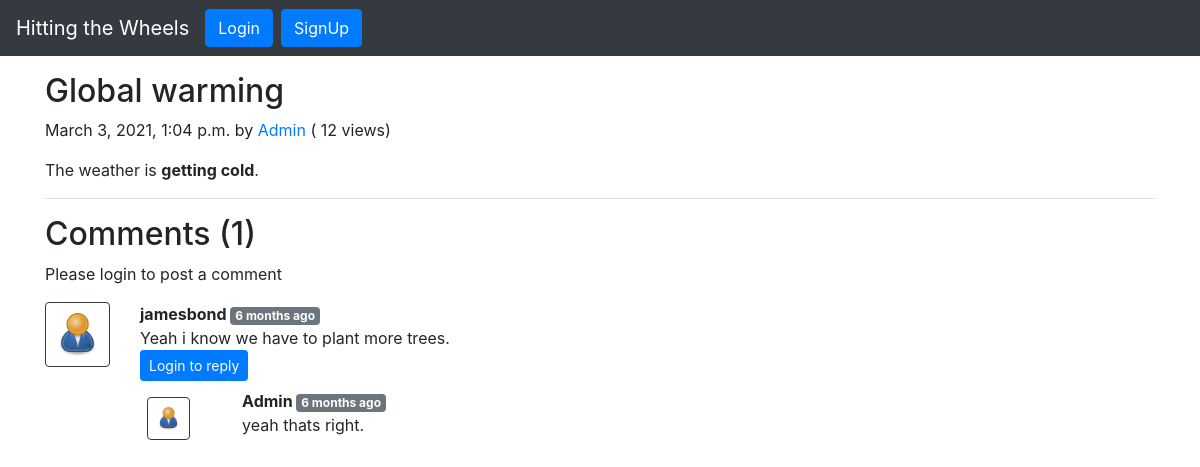
The page /blog/last_post on the database its author committed.
### blog/models.py (models this page shows, shortened)
class Post(models.Model):
    sno=models.AutoField(primary_key=True)
    title=models.CharField(max_length=255)
    author=models.CharField(max_length=14)
    slug=models.CharField(max_length=130)
    views= models.IntegerField(default=0)
    timeStamp=models.DateTimeField(default=timezone.now)
    content=models.TextField()

class BlogComment(models.Model):
    sno= models.AutoField(primary_key=True)
    comment=models.TextField()
    user=models.ForeignKey(User, on_delete=models.CASCADE)
    post=models.ForeignKey(Post, on_delete=models.CASCADE)
    parent=models.ForeignKey('self',on_delete=models.CASCADE, null=True )
    timestamp= models.DateTimeField(default=now)

### blog/views.py (the view)
# urls.py: path('<str:slug>', views.blogPost, name="blogPost"),
def blogPost(request, slug):
    post=Post.objects.filter(slug=slug).first()
    post.views= post.views +1
    post.save()
    comments= BlogComment.objects.filter(post=post, parent=None)
    replies= BlogComment.objects.filter(post=post).exclude(parent=None)
    replyDict={}
    for reply in replies:
        if reply.parent.sno not in replyDict.keys():
            replyDict[reply.parent.sno]=[reply]
        else:
            replyDict[reply.parent.sno].append(reply)
    context={'post':post, 'comments': comments, 'user': request.user, 'replyDict': replyDict}
    return render(request, "blog/blogPost.html", context)

### blog/templatetags/extras.py (called while the page is built)
@register.filter(name='get_val')
def get_val(dict, key):
    return dict.get(key)

### templates/blog/blogPost.html (shortened to what this page needs)
{% extends 'base.html' %}
{% block body %}
{% load humanize %}
{% load extras %}
<div class="container my-3">
    <h2 class="blog-post-title">{{post.title}}</h2>
    <p class="blog-post-meta">{{post.timeStamp}} by <a href="/about">{{post.author}}</a> (<span > {{post.views}} views</span>)</p>
    <p>{{post.content|safe}}</p>
    <hr>
</div>
<div class="container">
    <h2> Comments ({{comments.count}}) </h2>
    <div class="my-2">
        {% if user.is_authenticated %}
        <form action="/blog/postComment" method="post">
            {% csrf_token %}
            <div class="form-group">
                <label for="exampleInputEmail1">Post Comment </label>
                <input type="text" class="form-control" name="comment" placeholder="Enter comment here">
            </div>
            <input type="hidden" name="postSno" value="{{post.sno}}">
            <input type="hidden" name="parentSno" value="">
            <button type="submit" class="btn btn-primary">Submit</button>
        </form>
        {% else %}
        Please login to post a comment
        {% endif %}
    </div>
    {% for comment in comments %}
    <div class="row my-3">
        <div class="col-md-1  ">
            <img class="rounded mx-auto d-block w-100 border border-dark p-2" src="/static/img/user.png" alt="user">
        </div>
        <div class="col-md-11 ">
            <b> {{comment.user.username}} </b> <span class="badge badge-secondary ">{{comment.timestamp| naturaltime}}</span>
            <div>{{comment.comment}}</div>
            <div class="reply mx-0">
                {% if user.is_authenticated %}
                <button class="btn btn-sm btn-primary" type="button" data-toggle="collapse" data-target="#replyBox{{comment.sno}}" aria-expanded="false" aria-controls="replyBox{{comment.sno}}">
                    Reply
                </button>
                <div class="collapse" id="replyBox{{comment.sno}}">
                    <div class="card card-body my-2">
                        <form action="/blog/postComment" method="post">
                            {% csrf_token %}
                            <div class="form-group">
                                <label for="comment">Post a reply </label>
                                <input type="text" class="form-control" name="comment" placeholder="Enter comment here">
                                <input type="hidden" name="parentSno" value="{{comment.sno}}">
                            </div>
                            <input type="hidden" name="postSno" value="{{post.sno}}">
                            <button type="submit" class="btn btn-primary">Submit</button>
                        </form>
                    </div>
                </div>
                {% else %}
                <button class="btn btn-sm btn-primary" type="button" data-toggle="collapse" data-target="#replyBox{{comment.sno}}" aria-expanded="false" aria-controls="replyBox{{comment.sno}}">
                    Login to reply
                </button>
                {% endif %}
                <div class="replies my-2 ">
                    {% for reply in replyDict|get_val:comment.sno %}
                    <div class="row my-2">
                        <div class="col-md-1 ">
                            <img class="rounded mx-auto d-block w-75 my-2 border border-dark p-2" src="/static/img/user.png" alt="user">
                        </div>
                        <div class="col-md-11">
                            <div class="col-md-11 ">
                                <b> {{reply.user.username}} </b> <span class="badge badge-secondary ">{{reply.timestamp| naturaltime}}</span>
                                <div>{{reply.comment}}</div>
                            </div>
                            <br>
                        </div>
                    </div>
                    {% endfor %}
                </div>
            </div>
        </div>
    </div>
    {% endfor %}
</div>
{% endblock %}

### templates/base.html (shortened to what this page needs)
{% load static %}
<!doctype html>
<html lang="en">
  <head>
    <link rel="stylesheet" href="https://stackpath.bootstrapcdn.com/bootstrap/4.5.2/css/bootstrap.min.css">
    <link rel="stylesheet" href="/static/style.css">
  </head>
  <body>
    <nav class="navbar navbar-expand-lg navbar-dark bg-dark">
        <a class="navbar-brand" href="/">Hitting the Wheels</a>
        {% if user.is_authenticated %}
        <button class="navbar-toggler" type="button" data-toggle  ="collapse" data-target="#navbarSupportedContent" aria-controls="navbarSupportedContent" aria-expanded="false" aria-label="Toggle navigation">
          <span class="navbar-toggler-icon"></span>
        </button>
        <div class="collapse navbar-collapse" id="navbarSupportedContent">
          <ul class="navbar-nav mr-auto">
            <li class="nav-item {% block homeactive %}  {% endblock homeactive %}">
              <a class="nav-link" href="/">Home <span class="sr-only">(current)</span></a>
            </li>
            <li class="nav-item {% block createactive %}  {% endblock createactive %}" >
              <a class="nav-link" href="/create">Create</a>
            </li>
            <li class="nav-item {% block blogactive %}  {% endblock blogactive %} ">
              <a class="nav-link" href="/blog">Discussion</a>
            </li>
            <li class="nav-item {% block discussionactive %}  {% endblock discussionactive %} ">
              <a class="nav-link" href="{% url 'blog:start' %}" >Start your own Discussion</a>
            </li>
          </ul>
          <div class="ml-auto form-inline ">
          <form method="get" action="/search"class="my-2 my-lg-0 mx-3">
            <input class="form-control mr-sm-2" type="search" placeholder="Search" aria-label="Search" name="query" id="query">
            <button class="btn btn-primary my-2 my-sm-0 " type="submit">Search</button>
          </form>
<ul class="navbar-nav mr-2">
<li class="nav-item dropdown">
<a class="nav-link dropdown-toggle" href='#' id="navbarDropdown" role="button" data-toggle="dropdown"> Welcome {{request.user}}</a>
<div class="dropdown-menu" aria-labelledby="navbarDropdown">
          <a class="dropdown-item" href="/logout">Logout</a>
        </div>
      </li>
      </ul>
      </div>
{% else %}
<button type="button" class="btn btn-primary mr-2" data-toggle="modal" data-target="#loginModal">
Login
</button>
<button type="button" class="btn btn-primary mr-2" data-toggle="modal" data-target="#signupModal">
SignUp
</button>
{% endif %}
      </nav>
      {% block body %}  {% endblock body %}
  </body>
</html>

### rows shown on the page
Post: title "Global warming", timeStamp "March 3, 2021, 1:04 p.m.", author "Admin", views "12", content "The weather is getting cold ."
BlogComment: user.username "jamesbond", timestamp "6 months ago", comment "Yeah i know we have to plant more trees."
BlogComment: user.username "Admin", timestamp "6 months ago", comment "yeah thats right."

### other values the page prints
{{ comments.count }} "1"
